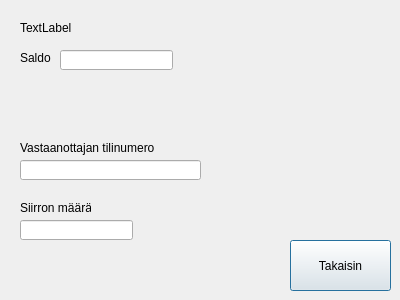
<?xml version="1.0" encoding="UTF-8"?>
<ui version="4.0">
 <class>Siirto</class>
 <widget class="QDialog" name="Siirto">
  <property name="geometry">
   <rect>
    <x>0</x>
    <y>0</y>
    <width>400</width>
    <height>300</height>
   </rect>
  </property>
  <property name="windowTitle">
   <string>Dialog</string>
  </property>
  <widget class="QPushButton" name="pushButton">
   <property name="geometry">
    <rect>
     <x>290</x>
     <y>240</y>
     <width>101</width>
     <height>51</height>
    </rect>
   </property>
   <property name="text">
    <string>Takaisin</string>
   </property>
  </widget>
  <widget class="QLineEdit" name="lineEdit">
   <property name="geometry">
    <rect>
     <x>20</x>
     <y>220</y>
     <width>113</width>
     <height>20</height>
    </rect>
   </property>
  </widget>
  <widget class="QLabel" name="label">
   <property name="geometry">
    <rect>
     <x>20</x>
     <y>200</y>
     <width>71</width>
     <height>16</height>
    </rect>
   </property>
   <property name="text">
    <string>Siirron määrä</string>
   </property>
  </widget>
  <widget class="QLineEdit" name="lineEdit_2">
   <property name="geometry">
    <rect>
     <x>20</x>
     <y>160</y>
     <width>181</width>
     <height>20</height>
    </rect>
   </property>
  </widget>
  <widget class="QLabel" name="label_2">
   <property name="geometry">
    <rect>
     <x>20</x>
     <y>140</y>
     <width>171</width>
     <height>16</height>
    </rect>
   </property>
   <property name="text">
    <string>Vastaanottajan tilinumero</string>
   </property>
  </widget>
  <widget class="QLabel" name="label_3">
   <property name="geometry">
    <rect>
     <x>20</x>
     <y>20</y>
     <width>151</width>
     <height>16</height>
    </rect>
   </property>
   <property name="text">
    <string>TextLabel</string>
   </property>
  </widget>
  <widget class="QLabel" name="label_4">
   <property name="geometry">
    <rect>
     <x>20</x>
     <y>50</y>
     <width>41</width>
     <height>16</height>
    </rect>
   </property>
   <property name="text">
    <string>Saldo</string>
   </property>
  </widget>
  <widget class="QLineEdit" name="lineEdit_3">
   <property name="geometry">
    <rect>
     <x>60</x>
     <y>50</y>
     <width>113</width>
     <height>20</height>
    </rect>
   </property>
  </widget>
 </widget>
 <resources/>
 <connections/>
</ui>
